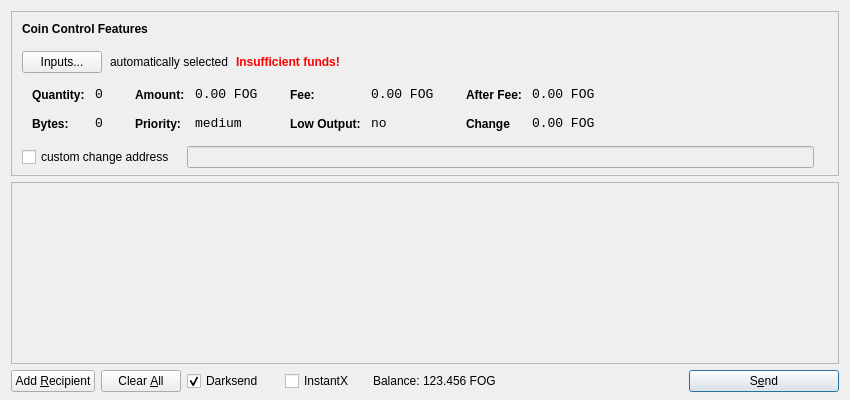
<?xml version="1.0" encoding="UTF-8"?>
<ui version="4.0">
 <class>SendCoinsDialog</class>
 <widget class="QDialog" name="SendCoinsDialog">
  <property name="geometry">
   <rect>
    <x>0</x>
    <y>0</y>
    <width>850</width>
    <height>400</height>
   </rect>
  </property>
  <property name="windowTitle">
   <string>Send Coins</string>
  </property>
  <layout class="QVBoxLayout" name="verticalLayout" stretch="0,1,0">
   <property name="bottomMargin">
    <number>8</number>
   </property>
   <item>
    <widget class="QFrame" name="frameCoinControl">
     <property name="sizePolicy">
      <sizepolicy hsizetype="Expanding" vsizetype="Expanding">
       <horstretch>0</horstretch>
       <verstretch>0</verstretch>
      </sizepolicy>
     </property>
     <property name="maximumSize">
      <size>
       <width>16777215</width>
       <height>16777215</height>
      </size>
     </property>
     <property name="frameShape">
      <enum>QFrame::StyledPanel</enum>
     </property>
     <property name="frameShadow">
      <enum>QFrame::Sunken</enum>
     </property>
     <layout class="QVBoxLayout" name="verticalLayoutCoinControl2">
      <property name="spacing">
       <number>-1</number>
      </property>
      <property name="leftMargin">
       <number>0</number>
      </property>
      <property name="topMargin">
       <number>0</number>
      </property>
      <property name="rightMargin">
       <number>0</number>
      </property>
      <property name="bottomMargin">
       <number>6</number>
      </property>
      <item>
       <layout class="QVBoxLayout" name="verticalLayoutCoinControl" stretch="0,0,0,0,1">
        <property name="spacing">
         <number>0</number>
        </property>
        <property name="leftMargin">
         <number>10</number>
        </property>
        <property name="topMargin">
         <number>10</number>
        </property>
        <item>
         <layout class="QHBoxLayout" name="horizontalLayoutCoinControl1">
          <property name="bottomMargin">
           <number>15</number>
          </property>
          <item>
           <widget class="QLabel" name="labelCoinControlFeatures">
            <property name="sizePolicy">
             <sizepolicy hsizetype="Preferred" vsizetype="Maximum">
              <horstretch>0</horstretch>
              <verstretch>0</verstretch>
             </sizepolicy>
            </property>
            <property name="font">
             <font>
              <weight>75</weight>
              <bold>true</bold>
             </font>
            </property>
            <property name="styleSheet">
             <string notr="true">font-weight:bold;</string>
            </property>
            <property name="text">
             <string>Coin Control Features</string>
            </property>
           </widget>
          </item>
         </layout>
        </item>
        <item>
         <layout class="QHBoxLayout" name="horizontalLayoutCoinControl2" stretch="0,0,0,0">
          <property name="spacing">
           <number>8</number>
          </property>
          <property name="bottomMargin">
           <number>10</number>
          </property>
          <item>
           <widget class="QPushButton" name="pushButtonCoinControl">
            <property name="styleSheet">
             <string notr="true"/>
            </property>
            <property name="text">
             <string>Inputs...</string>
            </property>
           </widget>
          </item>
          <item>
           <widget class="QLabel" name="labelCoinControlAutomaticallySelected">
            <property name="text">
             <string>automatically selected</string>
            </property>
            <property name="margin">
             <number>5</number>
            </property>
           </widget>
          </item>
          <item>
           <widget class="QLabel" name="labelCoinControlInsuffFunds">
            <property name="font">
             <font>
              <weight>75</weight>
              <bold>true</bold>
             </font>
            </property>
            <property name="styleSheet">
             <string notr="true">color:red;font-weight:bold;</string>
            </property>
            <property name="text">
             <string>Insufficient funds!</string>
            </property>
            <property name="margin">
             <number>5</number>
            </property>
           </widget>
          </item>
          <item>
           <spacer name="horizontalSpacerCoinControl">
            <property name="orientation">
             <enum>Qt::Horizontal</enum>
            </property>
            <property name="sizeHint" stdset="0">
             <size>
              <width>40</width>
              <height>1</height>
             </size>
            </property>
           </spacer>
          </item>
         </layout>
        </item>
        <item>
         <widget class="QWidget" name="widgetCoinControl" native="true">
          <property name="sizePolicy">
           <sizepolicy hsizetype="Preferred" vsizetype="Preferred">
            <horstretch>0</horstretch>
            <verstretch>0</verstretch>
           </sizepolicy>
          </property>
          <property name="minimumSize">
           <size>
            <width>0</width>
            <height>0</height>
           </size>
          </property>
          <property name="styleSheet">
           <string notr="true"/>
          </property>
          <layout class="QHBoxLayout" name="horizontalLayoutCoinControl5">
           <property name="margin">
            <number>0</number>
           </property>
           <item>
            <layout class="QHBoxLayout" name="horizontalLayoutCoinControl3" stretch="0,0,0,1">
             <property name="spacing">
              <number>20</number>
             </property>
             <property name="topMargin">
              <number>0</number>
             </property>
             <property name="bottomMargin">
              <number>10</number>
             </property>
             <item>
              <layout class="QFormLayout" name="formLayoutCoinControl1">
               <property name="horizontalSpacing">
                <number>10</number>
               </property>
               <property name="verticalSpacing">
                <number>14</number>
               </property>
               <property name="leftMargin">
                <number>10</number>
               </property>
               <property name="topMargin">
                <number>4</number>
               </property>
               <property name="rightMargin">
                <number>6</number>
               </property>
               <item row="0" column="0">
                <widget class="QLabel" name="labelCoinControlQuantityText">
                 <property name="styleSheet">
                  <string notr="true">font-weight:bold;</string>
                 </property>
                 <property name="text">
                  <string>Quantity:</string>
                 </property>
                 <property name="margin">
                  <number>0</number>
                 </property>
                </widget>
               </item>
               <item row="0" column="1">
                <widget class="QLabel" name="labelCoinControlQuantity">
                 <property name="font">
                  <font>
                   <family>Monospace</family>
                   <pointsize>10</pointsize>
                  </font>
                 </property>
                 <property name="cursor">
                  <cursorShape>IBeamCursor</cursorShape>
                 </property>
                 <property name="contextMenuPolicy">
                  <enum>Qt::ActionsContextMenu</enum>
                 </property>
                 <property name="text">
                  <string>0</string>
                 </property>
                 <property name="margin">
                  <number>0</number>
                 </property>
                 <property name="textInteractionFlags">
                  <set>Qt::LinksAccessibleByMouse|Qt::TextSelectableByKeyboard|Qt::TextSelectableByMouse</set>
                 </property>
                </widget>
               </item>
               <item row="1" column="0">
                <widget class="QLabel" name="labelCoinControlBytesText">
                 <property name="styleSheet">
                  <string notr="true">font-weight:bold;</string>
                 </property>
                 <property name="text">
                  <string>Bytes:</string>
                 </property>
                </widget>
               </item>
               <item row="1" column="1">
                <widget class="QLabel" name="labelCoinControlBytes">
                 <property name="font">
                  <font>
                   <family>Monospace</family>
                   <pointsize>10</pointsize>
                  </font>
                 </property>
                 <property name="cursor">
                  <cursorShape>IBeamCursor</cursorShape>
                 </property>
                 <property name="contextMenuPolicy">
                  <enum>Qt::ActionsContextMenu</enum>
                 </property>
                 <property name="text">
                  <string>0</string>
                 </property>
                 <property name="textInteractionFlags">
                  <set>Qt::LinksAccessibleByMouse|Qt::TextSelectableByKeyboard|Qt::TextSelectableByMouse</set>
                 </property>
                </widget>
               </item>
              </layout>
             </item>
             <item>
              <layout class="QFormLayout" name="formLayoutCoinControl2">
               <property name="horizontalSpacing">
                <number>10</number>
               </property>
               <property name="verticalSpacing">
                <number>14</number>
               </property>
               <property name="leftMargin">
                <number>6</number>
               </property>
               <property name="topMargin">
                <number>4</number>
               </property>
               <property name="rightMargin">
                <number>6</number>
               </property>
               <item row="0" column="0">
                <widget class="QLabel" name="labelCoinControlAmountText">
                 <property name="styleSheet">
                  <string notr="true">font-weight:bold;</string>
                 </property>
                 <property name="text">
                  <string>Amount:</string>
                 </property>
                 <property name="margin">
                  <number>0</number>
                 </property>
                </widget>
               </item>
               <item row="0" column="1">
                <widget class="QLabel" name="labelCoinControlAmount">
                 <property name="font">
                  <font>
                   <family>Monospace</family>
                   <pointsize>10</pointsize>
                  </font>
                 </property>
                 <property name="cursor">
                  <cursorShape>IBeamCursor</cursorShape>
                 </property>
                 <property name="contextMenuPolicy">
                  <enum>Qt::ActionsContextMenu</enum>
                 </property>
                 <property name="text">
                  <string>0.00 FOG</string>
                 </property>
                 <property name="textInteractionFlags">
                  <set>Qt::LinksAccessibleByMouse|Qt::TextSelectableByKeyboard|Qt::TextSelectableByMouse</set>
                 </property>
                </widget>
               </item>
               <item row="1" column="0">
                <widget class="QLabel" name="labelCoinControlPriorityText">
                 <property name="styleSheet">
                  <string notr="true">font-weight:bold;</string>
                 </property>
                 <property name="text">
                  <string>Priority:</string>
                 </property>
                </widget>
               </item>
               <item row="1" column="1">
                <widget class="QLabel" name="labelCoinControlPriority">
                 <property name="font">
                  <font>
                   <family>Monospace</family>
                   <pointsize>10</pointsize>
                  </font>
                 </property>
                 <property name="cursor">
                  <cursorShape>IBeamCursor</cursorShape>
                 </property>
                 <property name="contextMenuPolicy">
                  <enum>Qt::ActionsContextMenu</enum>
                 </property>
                 <property name="text">
                  <string>medium</string>
                 </property>
                 <property name="textInteractionFlags">
                  <set>Qt::LinksAccessibleByMouse|Qt::TextSelectableByKeyboard|Qt::TextSelectableByMouse</set>
                 </property>
                </widget>
               </item>
              </layout>
             </item>
             <item>
              <layout class="QFormLayout" name="formLayoutCoinControl3">
               <property name="horizontalSpacing">
                <number>10</number>
               </property>
               <property name="verticalSpacing">
                <number>14</number>
               </property>
               <property name="leftMargin">
                <number>6</number>
               </property>
               <property name="topMargin">
                <number>4</number>
               </property>
               <property name="rightMargin">
                <number>6</number>
               </property>
               <item row="0" column="0">
                <widget class="QLabel" name="labelCoinControlFeeText">
                 <property name="styleSheet">
                  <string notr="true">font-weight:bold;</string>
                 </property>
                 <property name="text">
                  <string>Fee:</string>
                 </property>
                 <property name="margin">
                  <number>0</number>
                 </property>
                </widget>
               </item>
               <item row="0" column="1">
                <widget class="QLabel" name="labelCoinControlFee">
                 <property name="font">
                  <font>
                   <family>Monospace</family>
                   <pointsize>10</pointsize>
                  </font>
                 </property>
                 <property name="cursor">
                  <cursorShape>IBeamCursor</cursorShape>
                 </property>
                 <property name="contextMenuPolicy">
                  <enum>Qt::ActionsContextMenu</enum>
                 </property>
                 <property name="text">
                  <string>0.00 FOG</string>
                 </property>
                 <property name="textInteractionFlags">
                  <set>Qt::LinksAccessibleByMouse|Qt::TextSelectableByKeyboard|Qt::TextSelectableByMouse</set>
                 </property>
                </widget>
               </item>
               <item row="1" column="0">
                <widget class="QLabel" name="labelCoinControlLowOutputText">
                 <property name="styleSheet">
                  <string notr="true">font-weight:bold;</string>
                 </property>
                 <property name="text">
                  <string>Low Output:</string>
                 </property>
                </widget>
               </item>
               <item row="1" column="1">
                <widget class="QLabel" name="labelCoinControlLowOutput">
                 <property name="font">
                  <font>
                   <family>Monospace</family>
                   <pointsize>10</pointsize>
                  </font>
                 </property>
                 <property name="cursor">
                  <cursorShape>IBeamCursor</cursorShape>
                 </property>
                 <property name="contextMenuPolicy">
                  <enum>Qt::ActionsContextMenu</enum>
                 </property>
                 <property name="text">
                  <string>no</string>
                 </property>
                 <property name="textInteractionFlags">
                  <set>Qt::LinksAccessibleByMouse|Qt::TextSelectableByKeyboard|Qt::TextSelectableByMouse</set>
                 </property>
                </widget>
               </item>
              </layout>
             </item>
             <item>
              <layout class="QFormLayout" name="formLayoutCoinControl4">
               <property name="horizontalSpacing">
                <number>10</number>
               </property>
               <property name="verticalSpacing">
                <number>14</number>
               </property>
               <property name="leftMargin">
                <number>6</number>
               </property>
               <property name="topMargin">
                <number>4</number>
               </property>
               <property name="rightMargin">
                <number>6</number>
               </property>
               <item row="0" column="0">
                <widget class="QLabel" name="labelCoinControlAfterFeeText">
                 <property name="styleSheet">
                  <string notr="true">font-weight:bold;</string>
                 </property>
                 <property name="text">
                  <string>After Fee:</string>
                 </property>
                 <property name="margin">
                  <number>0</number>
                 </property>
                </widget>
               </item>
               <item row="0" column="1">
                <widget class="QLabel" name="labelCoinControlAfterFee">
                 <property name="font">
                  <font>
                   <family>Monospace</family>
                   <pointsize>10</pointsize>
                  </font>
                 </property>
                 <property name="cursor">
                  <cursorShape>IBeamCursor</cursorShape>
                 </property>
                 <property name="contextMenuPolicy">
                  <enum>Qt::ActionsContextMenu</enum>
                 </property>
                 <property name="text">
                  <string>0.00 FOG</string>
                 </property>
                 <property name="textInteractionFlags">
                  <set>Qt::LinksAccessibleByMouse|Qt::TextSelectableByKeyboard|Qt::TextSelectableByMouse</set>
                 </property>
                </widget>
               </item>
               <item row="1" column="0">
                <widget class="QLabel" name="labelCoinControlChangeText">
                 <property name="styleSheet">
                  <string notr="true">font-weight:bold;</string>
                 </property>
                 <property name="text">
                  <string>Change</string>
                 </property>
                </widget>
               </item>
               <item row="1" column="1">
                <widget class="QLabel" name="labelCoinControlChange">
                 <property name="font">
                  <font>
                   <family>Monospace</family>
                   <pointsize>10</pointsize>
                  </font>
                 </property>
                 <property name="cursor">
                  <cursorShape>IBeamCursor</cursorShape>
                 </property>
                 <property name="contextMenuPolicy">
                  <enum>Qt::ActionsContextMenu</enum>
                 </property>
                 <property name="text">
                  <string>0.00 FOG</string>
                 </property>
                 <property name="textInteractionFlags">
                  <set>Qt::LinksAccessibleByMouse|Qt::TextSelectableByKeyboard|Qt::TextSelectableByMouse</set>
                 </property>
                </widget>
               </item>
              </layout>
             </item>
            </layout>
           </item>
          </layout>
         </widget>
        </item>
        <item>
         <layout class="QHBoxLayout" name="horizontalLayoutCoinControl4" stretch="0,0,0">
          <property name="spacing">
           <number>12</number>
          </property>
          <property name="sizeConstraint">
           <enum>QLayout::SetDefaultConstraint</enum>
          </property>
          <property name="topMargin">
           <number>5</number>
          </property>
          <property name="rightMargin">
           <number>5</number>
          </property>
          <item>
           <widget class="QCheckBox" name="checkBoxCoinControlChange">
            <property name="text">
             <string>custom change address</string>
            </property>
           </widget>
          </item>
          <item>
           <widget class="QLineEdit" name="lineEditCoinControlChange">
            <property name="enabled">
             <bool>false</bool>
            </property>
            <property name="sizePolicy">
             <sizepolicy hsizetype="Expanding" vsizetype="Fixed">
              <horstretch>0</horstretch>
              <verstretch>0</verstretch>
             </sizepolicy>
            </property>
           </widget>
          </item>
          <item>
           <widget class="QLabel" name="labelCoinControlChangeLabel">
            <property name="sizePolicy">
             <sizepolicy hsizetype="Preferred" vsizetype="Expanding">
              <horstretch>0</horstretch>
              <verstretch>0</verstretch>
             </sizepolicy>
            </property>
            <property name="minimumSize">
             <size>
              <width>0</width>
              <height>0</height>
             </size>
            </property>
            <property name="text">
             <string/>
            </property>
            <property name="margin">
             <number>3</number>
            </property>
           </widget>
          </item>
         </layout>
        </item>
        <item>
         <spacer name="verticalSpacerCoinControl">
          <property name="orientation">
           <enum>Qt::Vertical</enum>
          </property>
          <property name="sizeHint" stdset="0">
           <size>
            <width>800</width>
            <height>1</height>
           </size>
          </property>
         </spacer>
        </item>
       </layout>
      </item>
     </layout>
    </widget>
   </item>
   <item>
    <widget class="QScrollArea" name="scrollArea">
     <property name="widgetResizable">
      <bool>true</bool>
     </property>
     <widget class="QWidget" name="scrollAreaWidgetContents">
      <property name="geometry">
       <rect>
        <x>0</x>
        <y>0</y>
        <width>830</width>
        <height>165</height>
       </rect>
      </property>
      <layout class="QVBoxLayout" name="verticalLayout_2">
       <property name="margin">
        <number>0</number>
       </property>
       <item>
        <layout class="QVBoxLayout" name="entries">
         <property name="spacing">
          <number>6</number>
         </property>
        </layout>
       </item>
       <item>
        <spacer name="verticalSpacer">
         <property name="orientation">
          <enum>Qt::Vertical</enum>
         </property>
         <property name="sizeHint" stdset="0">
          <size>
           <width>20</width>
           <height>40</height>
          </size>
         </property>
        </spacer>
       </item>
      </layout>
     </widget>
    </widget>
   </item>
   <item>
    <layout class="QHBoxLayout" name="horizontalLayout">
     <item>
      <widget class="QPushButton" name="addButton">
       <property name="toolTip">
        <string>Send to multiple recipients at once</string>
       </property>
       <property name="text">
        <string>Add &amp;Recipient</string>
       </property>
       <property name="autoDefault">
        <bool>false</bool>
       </property>
      </widget>
     </item>
     <item>
      <widget class="QPushButton" name="clearButton">
       <property name="sizePolicy">
        <sizepolicy hsizetype="Minimum" vsizetype="Fixed">
         <horstretch>0</horstretch>
         <verstretch>0</verstretch>
        </sizepolicy>
       </property>
       <property name="toolTip">
        <string>Remove all transaction fields</string>
       </property>
       <property name="text">
        <string>Clear &amp;All</string>
       </property>
       <property name="autoRepeatDelay">
        <number>300</number>
       </property>
       <property name="autoDefault">
        <bool>false</bool>
       </property>
      </widget>
     </item>
     <item>
      <layout class="QHBoxLayout" name="horizontalLayout_2">
       <property name="spacing">
        <number>3</number>
       </property>
        <item>
        <widget class="QCheckBox" name="checkUseDarksend">
         <property name="minimumSize">
          <size>
           <width>95</width>
           <height>0</height>
          </size>
         </property>
         <property name="text">
          <string>Darksend</string>
         </property>
         <property name="checked">
          <bool>true</bool>
         </property>
        </widget>
       </item>
       <item>
        <widget class="QCheckBox" name="checkInstantX">
         <property name="enabled">
          <bool>true</bool>
         </property>
         <property name="minimumSize">
          <size>
           <width>85</width>
           <height>0</height>
          </size>
         </property>
         <property name="text">
          <string>InstantX</string>
         </property>
        </widget>
       </item>
       <item>
        <widget class="QLabel" name="label">
         <property name="sizePolicy">
          <sizepolicy hsizetype="Preferred" vsizetype="Fixed">
           <horstretch>0</horstretch>
           <verstretch>0</verstretch>
          </sizepolicy>
         </property>
         <property name="text">
          <string>Balance:</string>
         </property>
        </widget>
       </item>
       <item>
        <widget class="QLabel" name="labelBalance">
         <property name="sizePolicy">
          <sizepolicy hsizetype="Preferred" vsizetype="Fixed">
           <horstretch>0</horstretch>
           <verstretch>0</verstretch>
          </sizepolicy>
         </property>
         <property name="cursor">
          <cursorShape>IBeamCursor</cursorShape>
         </property>
         <property name="text">
          <string>123.456 FOG</string>
         </property>
         <property name="textInteractionFlags">
          <set>Qt::LinksAccessibleByMouse|Qt::TextSelectableByKeyboard|Qt::TextSelectableByMouse</set>
         </property>
        </widget>
       </item>
      </layout>
     </item>
     <item>
      <spacer name="horizontalSpacer">
       <property name="orientation">
        <enum>Qt::Horizontal</enum>
       </property>
       <property name="sizeHint" stdset="0">
        <size>
         <width>40</width>
         <height>20</height>
        </size>
       </property>
      </spacer>
     </item>
     <item>
      <widget class="QPushButton" name="sendButton">
       <property name="minimumSize">
        <size>
         <width>150</width>
         <height>0</height>
        </size>
       </property>
       <property name="toolTip">
        <string>Confirm the send action</string>
       </property>
       <property name="text">
        <string>S&amp;end</string>
       </property>
       <property name="icon">
        <iconset resource="../bitcoin.qrc">
         <normaloff>:/icons/send</normaloff>:/icons/send</iconset>
       </property>
       <property name="default">
        <bool>true</bool>
       </property>
      </widget>
     </item>
    </layout>
   </item>
  </layout>
 </widget>
 <resources>
  <include location="../bitcoin.qrc"/>
 </resources>
 <connections/>
</ui>
